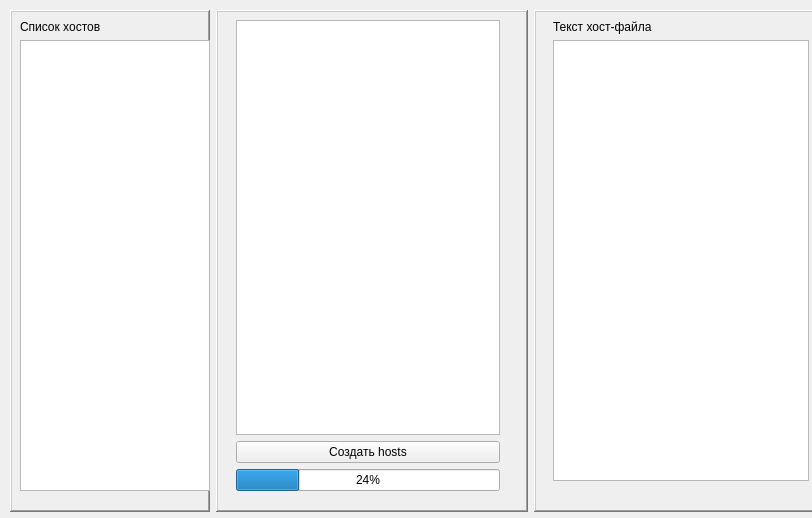
<?xml version="1.0" encoding="UTF-8"?>
<ui version="4.0">
 <class>MainWindow</class>
 <widget class="QMainWindow" name="MainWindow">
  <property name="geometry">
   <rect>
    <x>0</x>
    <y>0</y>
    <width>812</width>
    <height>518</height>
   </rect>
  </property>
  <property name="sizePolicy">
   <sizepolicy hsizetype="Fixed" vsizetype="Fixed">
    <horstretch>0</horstretch>
    <verstretch>0</verstretch>
   </sizepolicy>
  </property>
  <property name="windowTitle">
   <string>OneClick Hosts Manager</string>
  </property>
  <widget class="QWidget" name="centralwidget">
   <property name="sizePolicy">
    <sizepolicy hsizetype="Expanding" vsizetype="Expanding">
     <horstretch>0</horstretch>
     <verstretch>0</verstretch>
    </sizepolicy>
   </property>
   <property name="minimumSize">
    <size>
     <width>80</width>
     <height>20</height>
    </size>
   </property>
   <property name="maximumSize">
    <size>
     <width>1100</width>
     <height>16777215</height>
    </size>
   </property>
   <widget class="QWidget" name="horizontalLayoutWidget">
    <property name="geometry">
     <rect>
      <x>10</x>
      <y>10</y>
      <width>914</width>
      <height>502</height>
     </rect>
    </property>
    <layout class="QHBoxLayout" name="horizontalLayout">
     <item>
      <widget class="QFrame" name="frame_3">
       <property name="sizePolicy">
        <sizepolicy hsizetype="Fixed" vsizetype="Expanding">
         <horstretch>0</horstretch>
         <verstretch>0</verstretch>
        </sizepolicy>
       </property>
       <property name="minimumSize">
        <size>
         <width>200</width>
         <height>350</height>
        </size>
       </property>
       <property name="frameShape">
        <enum>QFrame::Shape::WinPanel</enum>
       </property>
       <property name="frameShadow">
        <enum>QFrame::Shadow::Raised</enum>
       </property>
       <widget class="QWidget" name="verticalLayoutWidget">
        <property name="geometry">
         <rect>
          <x>10</x>
          <y>10</y>
          <width>190</width>
          <height>471</height>
         </rect>
        </property>
        <layout class="QVBoxLayout" name="verticalLayout">
         <property name="sizeConstraint">
          <enum>QLayout::SizeConstraint::SetMaximumSize</enum>
         </property>
         <item>
          <widget class="QLabel" name="lblHostsList">
           <property name="text">
            <string>Список хостов</string>
           </property>
          </widget>
         </item>
         <item>
          <widget class="QListView" name="listView"/>
         </item>
        </layout>
       </widget>
      </widget>
     </item>
     <item>
      <widget class="QFrame" name="frame_2">
       <property name="sizePolicy">
        <sizepolicy hsizetype="Expanding" vsizetype="Expanding">
         <horstretch>0</horstretch>
         <verstretch>0</verstretch>
        </sizepolicy>
       </property>
       <property name="minimumSize">
        <size>
         <width>280</width>
         <height>350</height>
        </size>
       </property>
       <property name="frameShape">
        <enum>QFrame::Shape::WinPanel</enum>
       </property>
       <property name="frameShadow">
        <enum>QFrame::Shadow::Raised</enum>
       </property>
       <widget class="QWidget" name="verticalLayoutWidget_2">
        <property name="geometry">
         <rect>
          <x>20</x>
          <y>10</y>
          <width>264</width>
          <height>471</height>
         </rect>
        </property>
        <layout class="QVBoxLayout" name="verticalLayout_2">
         <item>
          <widget class="QPlainTextEdit" name="pteLog"/>
         </item>
         <item>
          <widget class="QPushButton" name="btnGetHosts">
           <property name="sizePolicy">
            <sizepolicy hsizetype="Expanding" vsizetype="Fixed">
             <horstretch>0</horstretch>
             <verstretch>0</verstretch>
            </sizepolicy>
           </property>
           <property name="text">
            <string>Создать hosts</string>
           </property>
          </widget>
         </item>
         <item>
          <widget class="QProgressBar" name="progressBar">
           <property name="value">
            <number>24</number>
           </property>
          </widget>
         </item>
        </layout>
       </widget>
      </widget>
     </item>
     <item>
      <widget class="QFrame" name="frmResults">
       <property name="sizePolicy">
        <sizepolicy hsizetype="Fixed" vsizetype="Expanding">
         <horstretch>0</horstretch>
         <verstretch>0</verstretch>
        </sizepolicy>
       </property>
       <property name="minimumSize">
        <size>
         <width>390</width>
         <height>350</height>
        </size>
       </property>
       <property name="frameShape">
        <enum>QFrame::Shape::WinPanel</enum>
       </property>
       <property name="frameShadow">
        <enum>QFrame::Shadow::Raised</enum>
       </property>
       <widget class="QWidget" name="verticalLayoutWidget_3">
        <property name="geometry">
         <rect>
          <x>19</x>
          <y>10</y>
          <width>301</width>
          <height>461</height>
         </rect>
        </property>
        <layout class="QVBoxLayout" name="verticalLayout_3">
         <item>
          <widget class="QLabel" name="lblHostsText">
           <property name="sizePolicy">
            <sizepolicy hsizetype="Fixed" vsizetype="Preferred">
             <horstretch>0</horstretch>
             <verstretch>0</verstretch>
            </sizepolicy>
           </property>
           <property name="text">
            <string>Текст хост-файла</string>
           </property>
          </widget>
         </item>
         <item>
          <widget class="QPlainTextEdit" name="textEdit">
           <property name="sizePolicy">
            <sizepolicy hsizetype="Fixed" vsizetype="Expanding">
             <horstretch>0</horstretch>
             <verstretch>0</verstretch>
            </sizepolicy>
           </property>
          </widget>
         </item>
        </layout>
       </widget>
      </widget>
     </item>
    </layout>
   </widget>
  </widget>
 </widget>
 <resources/>
 <connections/>
</ui>
